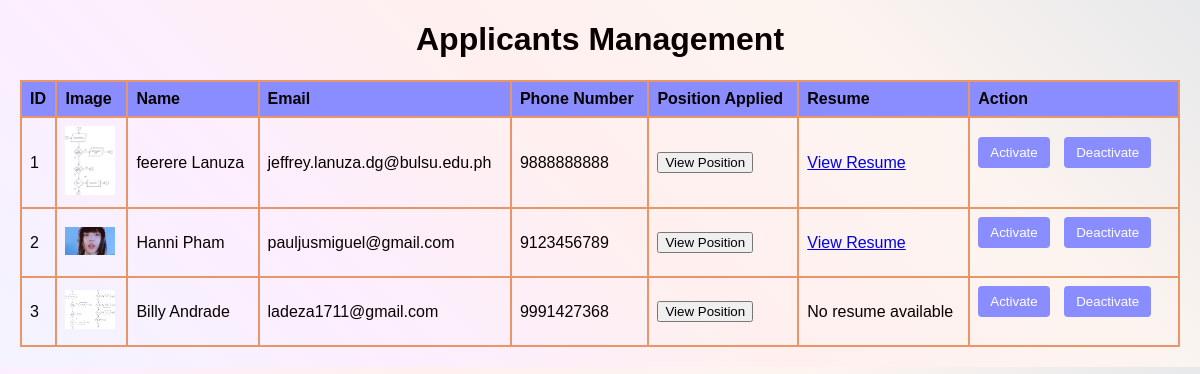
The page /jobseeker_list/ (signed in) on the database its author committed.
### venari/models.py (models this page shows, shortened)
class job_seeker(models.Model):
    user = models.ForeignKey(User, on_delete=models.CASCADE)
    status = models.CharField(max_length=50, null = True)
    password = models.CharField(max_length=100, null= True)
    email = models.CharField(max_length=100, null=True)
    phone_number = models.IntegerField(max_length=20)
    profile_image = models.ImageField(upload_to="")
    gender = models.CharField(max_length=10, null=True)
    address = models.CharField(max_length=100, null=True)
    occupation = models.CharField(max_length=100, null=True)
    age = models.CharField(max_length=15, null=True)
    user_type = models.CharField(max_length=30)
    bio = models.CharField(max_length=100, null=True)
    bookmarks = models.ManyToManyField('post_jobs', blank=True)
    resume = models.FileField(upload_to='', null=True)
    skills = models.CharField(max_length=100, null=True)

### venari/views.py (the view)
# urls.py: path("jobseeker_list/", views.view_jobseeker, name="edit jobseeker status"),
def view_jobseeker(request):
    if not request.user.is_authenticated:
        return redirect("/admin_login")
    applicants = job_seeker.objects.all()
    return render(request, "jobseeker_list.html", {'applicants':applicants})

### venari/templates/jobseeker_list.html (shortened to what this page needs)
<!DOCTYPE html>
<html lang="en">
<head>
</head>
<body>
<h1><center>Applicants Management</center></h1>
<table>
    <thead>
        <tr>
            <th>ID</th>
            <th>Image</th>
            <th>Name</th>
            <th>Email</th>
            <th>Phone Number</th>
            <th>Position Applied</th>
            <th>Resume</th>
            <th>Action</th>
        </tr>
    </thead>
    <tbody>
        {% for applicant in applicants %}
        <tr id="applicant1">
            <td>{{forloop.counter}}</td>
            <td><img src="{{applicant.profile_image.url}}" alt="Applicant Image" width="50px"></td>
            <td>{{applicant.user.get_full_name}}</td>
            <td>{{applicant.user.email}}</td>
            <td>{{applicant.phone_number}}</td>
            <td>
                <button onclick="openModal('applicant1')">View Position</button>
            </td>
            <td>
            {% if applicant.resume %}
            <a href="{{ applicant.resume.url }}" target="_blank">View Resume</a>
            {% else %}
            No resume available
            {% endif %}
            <td>
            <div class="action-btns">
                <button onclick="activateApplicant(' {{applicant.id}}' )" onmousedown="this.classList.add('clicked')" onmouseup="this.classList.remove('clicked')">Activate</button>
                <button onclick="deactivateApplicant(' {{applicant.id}}')" onmousedown="this.classList.add('clicked')" onmouseup="this.classList.remove('clicked')">Deactivate</button>
            </div>
            </td>
        </tr>
        {% endfor %}
    </tbody>
</table>
</body>
</html>

### venari/templates/jobseeker_list.html (style rules this page uses)
body { font-family: Arial, sans-serif; margin: 20px; background: linear-gradient(45deg, rgba(137, 141, 255, 0.1), rgba(223, 90, 255, 0.1), rgba(251, 103, 95, 0.1), rgba(232, 149, 104, 0.1), rgba(18, 34, 56, 0.1)); color: rgb(8, 0, 0); }
table { border-collapse: collapse; width: 100%; }
th, td { border: 2px solid #E89568; padding: 8px; text-align: left; }
th { background-color: #898DFF; }
.action-btns { margin-bottom: 10px; }
.action-btns button { margin-right: 10px; margin-bottom: 10px; padding: 8px 12px; background-color: #898DFF; color: white; border: none; border-radius: 4px; cursor: pointer; transition: background-color 0.3s ease; }

### rows shown on the page
job_seeker: profile_image (picture), user.get_full_name "feerere Lanuza", user.email "jeffrey.lanuza.dg@bulsu.edu.ph", phone_number "9888888888"
job_seeker: profile_image (picture), user.get_full_name "Hanni Pham", user.email "pauljusmiguel@gmail.com", phone_number "9123456789"
job_seeker: profile_image (picture), user.get_full_name "Billy Andrade", user.email "ladeza1711@gmail.com", phone_number "9991427368", resume "No resume available"
